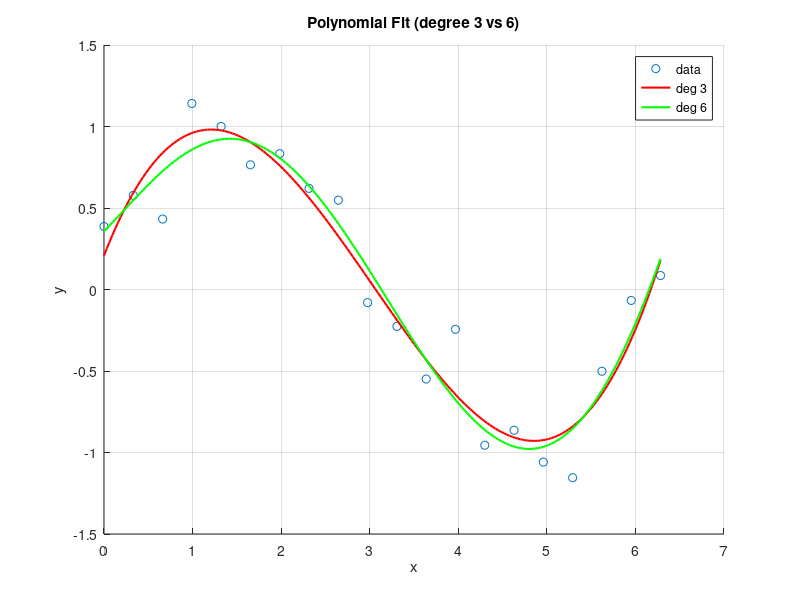

Here is the MATLAB script that generated this plot:
% Polyfit Demo — Polynomial curve fitting
% Fit noisy data with polynomials of different degrees
% and plot the results using polyval.
clear
close all

% Noisy samples of a sine-like curve
x = linspace(0, 2*pi, 20);
y = sin(x) + 0.2 * randn(1, 20);

% Evaluation grid
xq = linspace(0, 2*pi, 200);

% Fit degree 3 and degree 6
p3 = polyfit(x, y, 3);
p6 = polyfit(x, y, 6);

figure
hold on
scatter(x, y)
plot(xq, polyval(p3, xq), 'r-', 'LineWidth', 1.5)
plot(xq, polyval(p6, xq), 'g-', 'LineWidth', 1.5)
hold off
title('Polynomial Fit (degree 3 vs 6)')
xlabel('x')
ylabel('y')
legend('data', 'deg 3', 'deg 6')
grid on
